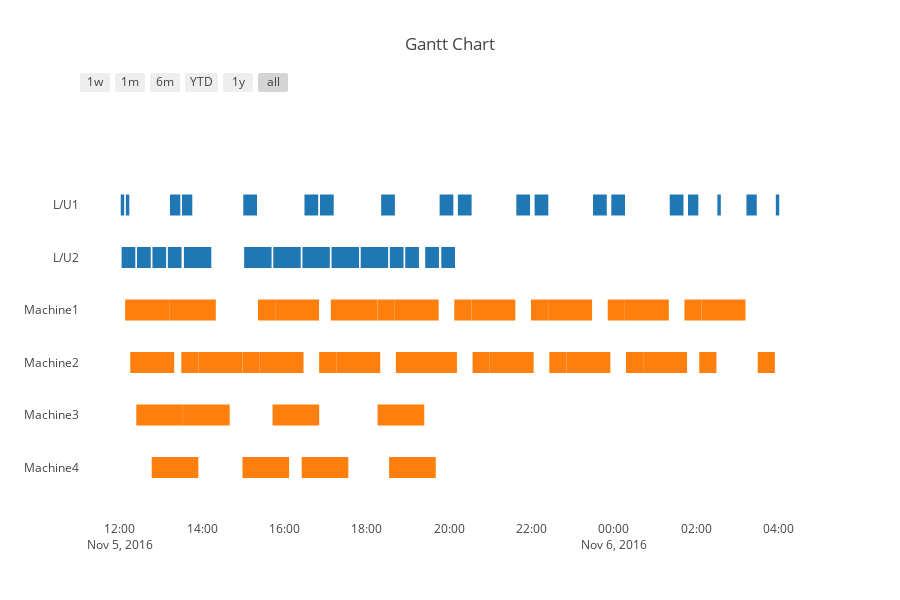

Notebook source saved alongside this figure:
### Code cell
plotly.offline.iplot(allocate.plot_simstat(simstat))

### Figure 1 — Plotly figure (JSON) as saved in the notebook; plotly's stock layout.template omitted (floating-point values rounded to 4 significant figures)
{"data": [{"marker": {"color": "white"}, "name": "", "x": ["2016-11-05 12:01:14", "2016-11-05 12:06:14"], "y": [5, 5]}, {"marker": {"color": "white"}, "name": "", "x": ["2016-11-05 12:02:28", "2016-11-05 12:22:28"], "y": [4, 4]}, {"marker": {"color": "white"}, "name": "", "x": ["2016-11-05 12:07:38", "2016-11-05 13:11:38"], "y": [3, 3]}, {"marker": {"color": "white"}, "name": "", "x": ["2016-11-05 12:08:42", "2016-11-05 12:13:42"], "y": [5, 5]}, {"marker": {"color": "white"}, "name": "", "x": ["2016-11-05 12:15:06", "2016-11-05 13:19:06"], "y": [2, 2]}, {"marker": {"color": "white"}, "name": "", "x": ["2016-11-05 12:23:52", "2016-11-05 13:31:52"], "y": [1, 1]}, {"marker": {"color": "white"}, "name": "", "x": ["2016-11-05 12:24:56", "2016-11-05 12:44:56"], "y": [4, 4]}, {"marker": {"color": "white"}, "name": "", "x": ["2016-11-05 12:46:20", "2016-11-05 13:54:20"], "y": [0, 0]}, {"marker": {"color": "white"}, "name": "", "x": ["2016-11-05 12:47:24", "2016-11-05 13:07:24"], "y": [4, 4]}, {"marker": {"color": "white"}, "name": "", "x": ["2016-11-05 13:09:52", "2016-11-05 13:29:52"], "y": [4, 4]}, {"marker": {"color": "white"}, "name": "", "x": ["2016-11-05 13:11:48", "2016-11-05 14:19:48"], "y": [3, 3]}, {"marker": {"color": "white"}, "name": "", "x": ["2016-11-05 13:13:02", "2016-11-05 13:28:02"], "y": [5, 5]}, {"marker": {"color": "white"}, "name": "", "x": ["2016-11-05 13:29:26", "2016-11-05 13:54:26"], "y": [2, 2]}, {"marker": {"color": "white"}, "name": "", "x": ["2016-11-05 13:30:30", "2016-11-05 13:45:30"], "y": [5, 5]}, {"marker": {"color": "white"}, "name": "", "x": ["2016-11-05 13:32:02", "2016-11-05 14:40:02"], "y": [1, 1]}, {"marker": {"color": "white"}, "name": "", "x": ["2016-11-05 13:33:16", "2016-11-05 14:13:16"], "y": [4, 4]}, {"marker": {"color": "white"}, "name": "", "x": ["2016-11-05 13:54:26", "2016-11-05 14:58:26"], "y": [2, 2]}, {"marker": {"color": "white"}, "name": "", "x": ["2016-11-05 14:58:36", "2016-11-05 15:23:36"], "y": [2, 2]}, {"marker": {"color": "white"}, "name": "", "x": ["2016-11-05 14:58:36", "2016-11-05 16:06:36"], "y": [0, 0]}, {"marker": {"color": "white"}, "name": "", "x": ["2016-11-05 14:59:50", "2016-11-05 15:19:50"], "y": [5, 5]}, {"marker": {"color": "white"}, "name": "", "x": ["2016-11-05 15:01:04", "2016-11-05 15:41:04"], "y": [4, 4]}, {"marker": {"color": "white"}, "name": "", "x": ["2016-11-05 15:21:14", "2016-11-05 15:46:14"], "y": [3, 3]}, {"marker": {"color": "white"}, "name": "", "x": ["2016-11-05 15:23:36", "2016-11-05 16:27:36"], "y": [2, 2]}, {"marker": {"color": "white"}, "name": "", "x": ["2016-11-05 15:42:28", "2016-11-05 16:50:28"], "y": [1, 1]}, {"marker": {"color": "white"}, "name": "", "x": ["2016-11-05 15:43:32", "2016-11-05 16:23:32"], "y": [4, 4]}, {"marker": {"color": "white"}, "name": "", "x": ["2016-11-05 15:46:14", "2016-11-05 16:50:14"], "y": [3, 3]}, {"marker": {"color": "white"}, "name": "", "x": ["2016-11-05 16:24:56", "2016-11-05 17:32:56"], "y": [0, 0]}, {"marker": {"color": "white"}, "name": "", "x": ["2016-11-05 16:26:00", "2016-11-05 17:06:00"], "y": [4, 4]}, {"marker": {"color": "white"}, "name": "", "x": ["2016-11-05 16:29:00", "2016-11-05 16:49:00"], "y": [5, 5]}, {"marker": {"color": "white"}, "name": "", "x": ["2016-11-05 16:50:24", "2016-11-05 17:15:24"], "y": [2, 2]}, {"marker": {"color": "white"}, "name": "", "x": ["2016-11-05 16:51:38", "2016-11-05 17:11:38"], "y": [5, 5]}, {"marker": {"color": "white"}, "name": "", "x": ["2016-11-05 17:07:24", "2016-11-05 18:15:24"], "y": [3, 3]}, {"marker": {"color": "white"}, "name": "", "x": ["2016-11-05 17:08:28", "2016-11-05 17:48:28"], "y": [4, 4]}, {"marker": {"color": "white"}, "name": "", "x": ["2016-11-05 17:15:24", "2016-11-05 18:19:24"], "y": [2, 2]}, {"marker": {"color": "white"}, "name": "", "x": ["2016-11-05 17:50:56", "2016-11-05 18:30:56"], "y": [4, 4]}, {"marker": {"color": "white"}, "name": "", "x": ["2016-11-05 18:15:34", "2016-11-05 18:40:34"], "y": [3, 3]}, {"marker": {"color": "white"}, "name": "", "x": ["2016-11-05 18:15:34", "2016-11-05 19:23:34"], "y": [1, 1]}, {"marker": {"color": "white"}, "name": "", "x": ["2016-11-05 18:20:48", "2016-11-05 18:40:48"], "y": [5, 5]}, {"marker": {"color": "white"}, "name": "", "x": ["2016-11-05 18:32:20", "2016-11-05 19:40:20"], "y": [0, 0]}, {"marker": {"color": "white"}, "name": "", "x": ["2016-11-05 18:33:24", "2016-11-05 18:53:24"], "y": [4, 4]}, {"marker": {"color": "white"}, "name": "", "x": ["2016-11-05 18:40:34", "2016-11-05 19:44:34"], "y": [3, 3]}, {"marker": {"color": "white"}, "name": "", "x": ["2016-11-05 18:42:12", "2016-11-05 19:07:12"], "y": [2, 2]}, {"marker": {"color": "white"}, "name": "", "x": ["2016-11-05 18:55:52", "2016-11-05 19:15:52"], "y": [4, 4]}, {"marker": {"color": "white"}, "name": "", "x": ["2016-11-05 19:07:12", "2016-11-05 20:11:12"], "y": [2, 2]}, {"marker": {"color": "white"}, "name": "", "x": ["2016-11-05 19:24:58", "2016-11-05 19:44:58"], "y": [4, 4]}, {"marker": {"color": "white"}, "name": "", "x": ["2016-11-05 19:45:58", "2016-11-05 20:05:58"], "y": [5, 5]}, {"marker": {"color": "white"}, "name": "", "x": ["2016-11-05 19:48:26", "2016-11-05 20:08:26"], "y": [4, 4]}, {"marker": {"color": "white"}, "name": "", "x": ["2016-11-05 20:07:22", "2016-11-05 20:32:22"], "y": [3, 3]}, {"marker": {"color": "white"}, "name": "", "x": ["2016-11-05 20:12:36", "2016-11-05 20:32:36"], "y": [5, 5]}, {"marker": {"color": "white"}, "name": "", "x": ["2016-11-05 20:32:22", "2016-11-05 21:36:22"], "y": [3, 3]}, {"marker": {"color": "white"}, "name": "", "x": ["2016-11-05 20:34:00", "2016-11-05 20:59:00"], "y": [2, 2]}, {"marker": {"color": "white"}, "name": "", "x": ["2016-11-05 20:59:00", "2016-11-05 22:03:00"], "y": [2, 2]}, {"marker": {"color": "white"}, "name": "", "x": ["2016-11-05 21:37:46", "2016-11-05 21:57:46"], "y": [5, 5]}, {"marker": {"color": "white"}, "name": "", "x": ["2016-11-05 21:59:10", "2016-11-05 22:24:10"], "y": [3, 3]}, {"marker": {"color": "white"}, "name": "", "x": ["2016-11-05 22:04:24", "2016-11-05 22:24:24"], "y": [5, 5]}, {"marker": {"color": "white"}, "name": "", "x": ["2016-11-05 22:24:10", "2016-11-05 23:28:10"], "y": [3, 3]}, {"marker": {"color": "white"}, "name": "", "x": ["2016-11-05 22:25:48", "2016-11-05 22:50:48"], "y": [2, 2]}, {"marker": {"color": "white"}, "name": "", "x": ["2016-11-05 22:50:48", "2016-11-05 23:54:48"], "y": [2, 2]}, {"marker": {"color": "white"}, "name": "", "x": ["2016-11-05 23:29:34", "2016-11-05 23:49:34"], "y": [5, 5]}, {"marker": {"color": "white"}, "name": "", "x": ["2016-11-05 23:50:58", "2016-11-06 00:15:58"], "y": [3, 3]}, {"marker": {"color": "white"}, "name": "", "x": ["2016-11-05 23:56:12", "2016-11-06 00:16:12"], "y": [5, 5]}, {"marker": {"color": "white"}, "name": "", "x": ["2016-11-06 00:15:58", "2016-11-06 01:19:58"], "y": [3, 3]}, {"marker": {"color": "white"}, "name": "", "x": ["2016-11-06 00:17:36", "2016-11-06 00:42:36"], "y": [2, 2]}, {"marker": {"color": "white"}, "name": "", "x": ["2016-11-06 00:42:36", "2016-11-06 01:46:36"], "y": [2, 2]}, {"marker": {"color": "white"}, "name": "", "x": ["2016-11-06 01:21:22", "2016-11-06 01:41:22"], "y": [5, 5]}, {"marker": {"color": "white"}, "name": "", "x": ["2016-11-06 01:42:46", "2016-11-06 02:07:46"], "y": [3, 3]}, {"marker": {"color": "white"}, "name": "", "x": ["2016-11-06 01:48:00", "2016-11-06 02:03:00"], "y": [5, 5]}, {"marker": {"color": "white"}, "name": "", "x": ["2016-11-06 02:04:24", "2016-11-06 02:29:24"], "y": [2, 2]}, {"marker": {"color": "white"}, "name": "", "x": ["2016-11-06 02:07:46", "2016-11-06 03:11:46"], "y": [3, 3]}, {"marker": {"color": "white"}, "name": "", "x": ["2016-11-06 02:30:48", "2016-11-06 02:35:48"], "y": [5, 5]}, {"marker": {"color": "white"}, "name": "", "x": ["2016-11-06 03:13:10", "2016-11-06 03:28:10"], "y": [5, 5]}, {"marker": {"color": "white"}, "name": "", "x": ["2016-11-06 03:29:34", "2016-11-06 03:54:34"], "y": [2, 2]}, {"marker": {"color": "white"}, "name": "", "x": ["2016-11-06 03:55:58", "2016-11-06 04:00:58"], "y": [5, 5]}], "layout": {"height": 600, "hovermode": "closest", "shapes": [{"fillcolor": "rgb(31, 119, 180)", "line": {"width": 0}, "opacity": 1, "type": "rect", "x0": "2016-11-05 12:01:14", "x1": "2016-11-05 12:06:14", "xref": "x", "y0": 4.8, "y1": 5.2, "yref": "y"}, {"fillcolor": "rgb(31, 119, 180)", "line": {"width": 0}, "opacity": 1, "type": "rect", "x0": "2016-11-05 12:02:28", "x1": "2016-11-05 12:22:28", "xref": "x", "y0": 3.8, "y1": 4.2, "yref": "y"}, {"fillcolor": "rgb(255, 127, 14)", "line": {"width": 0}, "opacity": 1, "type": "rect", "x0": "2016-11-05 12:07:38", "x1": "2016-11-05 13:11:38", "xref": "x", "y0": 2.8, "y1": 3.2, "yref": "y"}, {"fillcolor": "rgb(31, 119, 180)", "line": {"width": 0}, "opacity": 1, "type": "rect", "x0": "2016-11-05 12:08:42", "x1": "2016-11-05 12:13:42", "xref": "x", "y0": 4.8, "y1": 5.2, "yref": "y"}, {"fillcolor": "rgb(255, 127, 14)", "line": {"width": 0}, "opacity": 1, "type": "rect", "x0": "2016-11-05 12:15:06", "x1": "2016-11-05 13:19:06", "xref": "x", "y0": 1.8, "y1": 2.2, "yref": "y"}, {"fillcolor": "rgb(255, 127, 14)", "line": {"width": 0}, "opacity": 1, "type": "rect", "x0": "2016-11-05 12:23:52", "x1": "2016-11-05 13:31:52", "xref": "x", "y0": 0.8, "y1": 1.2, "yref": "y"}, {"fillcolor": "rgb(31, 119, 180)", "line": {"width": 0}, "opacity": 1, "type": "rect", "x0": "2016-11-05 12:24:56", "x1": "2016-11-05 12:44:56", "xref": "x", "y0": 3.8, "y1": 4.2, "yref": "y"}, {"fillcolor": "rgb(255, 127, 14)", "line": {"width": 0}, "opacity": 1, "type": "rect", "x0": "2016-11-05 12:46:20", "x1": "2016-11-05 13:54:20", "xref": "x", "y0": -0.2, "y1": 0.2, "yref": "y"}, {"fillcolor": "rgb(31, 119, 180)", "line": {"width": 0}, "opacity": 1, "type": "rect", "x0": "2016-11-05 12:47:24", "x1": "2016-11-05 13:07:24", "xref": "x", "y0": 3.8, "y1": 4.2, "yref": "y"}, {"fillcolor": "rgb(31, 119, 180)", "line": {"width": 0}, "opacity": 1, "type": "rect", "x0": "2016-11-05 13:09:52", "x1": "2016-11-05 13:29:52", "xref": "x", "y0": 3.8, "y1": 4.2, "yref": "y"}, {"fillcolor": "rgb(255, 127, 14)", "line": {"width": 0}, "opacity": 1, "type": "rect", "x0": "2016-11-05 13:11:48", "x1": "2016-11-05 14:19:48", "xref": "x", "y0": 2.8, "y1": 3.2, "yref": "y"}, {"fillcolor": "rgb(31, 119, 180)", "line": {"width": 0}, "opacity": 1, "type": "rect", "x0": "2016-11-05 13:13:02", "x1": "2016-11-05 13:28:02", "xref": "x", "y0": 4.8, "y1": 5.2, "yref": "y"}, {"fillcolor": "rgb(255, 127, 14)", "line": {"width": 0}, "opacity": 1, "type": "rect", "x0": "2016-11-05 13:29:26", "x1": "2016-11-05 13:54:26", "xref": "x", "y0": 1.8, "y1": 2.2, "yref": "y"}, {"fillcolor": "rgb(31, 119, 180)", "line": {"width": 0}, "opacity": 1, "type": "rect", "x0": "2016-11-05 13:30:30", "x1": "2016-11-05 13:45:30", "xref": "x", "y0": 4.8, "y1": 5.2, "yref": "y"}, {"fillcolor": "rgb(255, 127, 14)", "line": {"width": 0}, "opacity": 1, "type": "rect", "x0": "2016-11-05 13:32:02", "x1": "2016-11-05 14:40:02", "xref": "x", "y0": 0.8, "y1": 1.2, "yref": "y"}, {"fillcolor": "rgb(31, 119, 180)", "line": {"width": 0}, "opacity": 1, "type": "rect", "x0": "2016-11-05 13:33:16", "x1": "2016-11-05 14:13:16", "xref": "x", "y0": 3.8, "y1": 4.2, "yref": "y"}, {"fillcolor": "rgb(255, 127, 14)", "line": {"width": 0}, "opacity": 1, "type": "rect", "x0": "2016-11-05 13:54:26", "x1": "2016-11-05 14:58:26", "xref": "x", "y0": 1.8, "y1": 2.2, "yref": "y"}, {"fillcolor": "rgb(255, 127, 14)", "line": {"width": 0}, "opacity": 1, "type": "rect", "x0": "2016-11-05 14:58:36", "x1": "2016-11-05 15:23:36", "xref": "x", "y0": 1.8, "y1": 2.2, "yref": "y"}, {"fillcolor": "rgb(255, 127, 14)", "line": {"width": 0}, "opacity": 1, "type": "rect", "x0": "2016-11-05 14:58:36", "x1": "2016-11-05 16:06:36", "xref": "x", "y0": -0.2, "y1": 0.2, "yref": "y"}, {"fillcolor": "rgb(31, 119, 180)", "line": {"width": 0}, "opacity": 1, "type": "rect", "x0": "2016-11-05 14:59:50", "x1": "2016-11-05 15:19:50", "xref": "x", "y0": 4.8, "y1": 5.2, "yref": "y"}, {"fillcolor": "rgb(31, 119, 180)", "line": {"width": 0}, "opacity": 1, "type": "rect", "x0": "2016-11-05 15:01:04", "x1": "2016-11-05 15:41:04", "xref": "x", "y0": 3.8, "y1": 4.2, "yref": "y"}, {"fillcolor": "rgb(255, 127, 14)", "line": {"width": 0}, "opacity": 1, "type": "rect", "x0": "2016-11-05 15:21:14", "x1": "2016-11-05 15:46:14", "xref": "x", "y0": 2.8, "y1": 3.2, "yref": "y"}, {"fillcolor": "rgb(255, 127, 14)", "line": {"width": 0}, "opacity": 1, "type": "rect", "x0": "2016-11-05 15:23:36", "x1": "2016-11-05 16:27:36", "xref": "x", "y0": 1.8, "y1": 2.2, "yref": "y"}, {"fillcolor": "rgb(255, 127, 14)", "line": {"width": 0}, "opacity": 1, "type": "rect", "x0": "2016-11-05 15:42:28", "x1": "2016-11-05 16:50:28", "xref": "x", "y0": 0.8, "y1": 1.2, "yref": "y"}, {"fillcolor": "rgb(31, 119, 180)", "line": {"width": 0}, "opacity": 1, "type": "rect", "x0": "2016-11-05 15:43:32", "x1": "2016-11-05 16:23:32", "xref": "x", "y0": 3.8, "y1": 4.2, "yref": "y"}, {"fillcolor": "rgb(255, 127, 14)", "line": {"width": 0}, "opacity": 1, "type": "rect", "x0": "2016-11-05 15:46:14", "x1": "2016-11-05 16:50:14", "xref": "x", "y0": 2.8, "y1": 3.2, "yref": "y"}, {"fillcolor": "rgb(255, 127, 14)", "line": {"width": 0}, "opacity": 1, "type": "rect", "x0": "2016-11-05 16:24:56", "x1": "2016-11-05 17:32:56", "xref": "x", "y0": -0.2, "y1": 0.2, "yref": "y"}, {"fillcolor": "rgb(31, 119, 180)", "line": {"width": 0}, "opacity": 1, "type": "rect", "x0": "2016-11-05 16:26:00", "x1": "2016-11-05 17:06:00", "xref": "x", "y0": 3.8, "y1": 4.2, "yref": "y"}, {"fillcolor": "rgb(31, 119, 180)", "line": {"width": 0}, "opacity": 1, "type": "rect", "x0": "2016-11-05 16:29:00", "x1": "2016-11-05 16:49:00", "xref": "x", "y0": 4.8, "y1": 5.2, "yref": "y"}, {"fillcolor": "rgb(255, 127, 14)", "line": {"width": 0}, "opacity": 1, "type": "rect", "x0": "2016-11-05 16:50:24", "x1": "2016-11-05 17:15:24", "xref": "x", "y0": 1.8, "y1": 2.2, "yref": "y"}, {"fillcolor": "rgb(31, 119, 180)", "line": {"width": 0}, "opacity": 1, "type": "rect", "x0": "2016-11-05 16:51:38", "x1": "2016-11-05 17:11:38", "xref": "x", "y0": 4.8, "y1": 5.2, "yref": "y"}, {"fillcolor": "rgb(255, 127, 14)", "line": {"width": 0}, "opacity": 1, "type": "rect", "x0": "2016-11-05 17:07:24", "x1": "2016-11-05 18:15:24", "xref": "x", "y0": 2.8, "y1": 3.2, "yref": "y"}, {"fillcolor": "rgb(31, 119, 180)", "line": {"width": 0}, "opacity": 1, "type": "rect", "x0": "2016-11-05 17:08:28", "x1": "2016-11-05 17:48:28", "xref": "x", "y0": 3.8, "y1": 4.2, "yref": "y"}, {"fillcolor": "rgb(255, 127, 14)", "line": {"width": 0}, "opacity": 1, "type": "rect", "x0": "2016-11-05 17:15:24", "x1": "2016-11-05 18:19:24", "xref": "x", "y0": 1.8, "y1": 2.2, "yref": "y"}, {"fillcolor": "rgb(31, 119, 180)", "line": {"width": 0}, "opacity": 1, "type": "rect", "x0": "2016-11-05 17:50:56", "x1": "2016-11-05 18:30:56", "xref": "x", "y0": 3.8, "y1": 4.2, "yref": "y"}, {"fillcolor": "rgb(255, 127, 14)", "line": {"width": 0}, "opacity": 1, "type": "rect", "x0": "2016-11-05 18:15:34", "x1": "2016-11-05 18:40:34", "xref": "x", "y0": 2.8, "y1": 3.2, "yref": "y"}, {"fillcolor": "rgb(255, 127, 14)", "line": {"width": 0}, "opacity": 1, "type": "rect", "x0": "2016-11-05 18:15:34", "x1": "2016-11-05 19:23:34", "xref": "x", "y0": 0.8, "y1": 1.2, "yref": "y"}, {"fillcolor": "rgb(31, 119, 180)", "line": {"width": 0}, "opacity": 1, "type": "rect", "x0": "2016-11-05 18:20:48", "x1": "2016-11-05 18:40:48", "xref": "x", "y0": 4.8, "y1": 5.2, "yref": "y"}, {"fillcolor": "rgb(255, 127, 14)", "line": {"width": 0}, "opacity": 1, "type": "rect", "x0": "2016-11-05 18:32:20", "x1": "2016-11-05 19:40:20", "xref": "x", "y0": -0.2, "y1": 0.2, "yref": "y"}, {"fillcolor": "rgb(31, 119, 180)", "line": {"width": 0}, "opacity": 1, "type": "rect", "x0": "2016-11-05 18:33:24", "x1": "2016-11-05 18:53:24", "xref": "x", "y0": 3.8, "y1": 4.2, "yref": "y"}, {"fillcolor": "rgb(255, 127, 14)", "line": {"width": 0}, "opacity": 1, "type": "rect", "x0": "2016-11-05 18:40:34", "x1": "2016-11-05 19:44:34", "xref": "x", "y0": 2.8, "y1": 3.2, "yref": "y"}, {"fillcolor": "rgb(255, 127, 14)", "line": {"width": 0}, "opacity": 1, "type": "rect", "x0": "2016-11-05 18:42:12", "x1": "2016-11-05 19:07:12", "xref": "x", "y0": 1.8, "y1": 2.2, "yref": "y"}, {"fillcolor": "rgb(31, 119, 180)", "line": {"width": 0}, "opacity": 1, "type": "rect", "x0": "2016-11-05 18:55:52", "x1": "2016-11-05 19:15:52", "xref": "x", "y0": 3.8, "y1": 4.2, "yref": "y"}, {"fillcolor": "rgb(255, 127, 14)", "line": {"width": 0}, "opacity": 1, "type": "rect", "x0": "2016-11-05 19:07:12", "x1": "2016-11-05 20:11:12", "xref": "x", "y0": 1.8, "y1": 2.2, "yref": "y"}, {"fillcolor": "rgb(31, 119, 180)", "line": {"width": 0}, "opacity": 1, "type": "rect", "x0": "2016-11-05 19:24:58", "x1": "2016-11-05 19:44:58", "xref": "x", "y0": 3.8, "y1": 4.2, "yref": "y"}, {"fillcolor": "rgb(31, 119, 180)", "line": {"width": 0}, "opacity": 1, "type": "rect", "x0": "2016-11-05 19:45:58", "x1": "2016-11-05 20:05:58", "xref": "x", "y0": 4.8, "y1": 5.2, "yref": "y"}, {"fillcolor": "rgb(31, 119, 180)", "line": {"width": 0}, "opacity": 1, "type": "rect", "x0": "2016-11-05 19:48:26", "x1": "2016-11-05 20:08:26", "xref": "x", "y0": 3.8, "y1": 4.2, "yref": "y"}, {"fillcolor": "rgb(255, 127, 14)", "line": {"width": 0}, "opacity": 1, "type": "rect", "x0": "2016-11-05 20:07:22", "x1": "2016-11-05 20:32:22", "xref": "x", "y0": 2.8, "y1": 3.2, "yref": "y"}, {"fillcolor": "rgb(31, 119, 180)", "line": {"width": 0}, "opacity": 1, "type": "rect", "x0": "2016-11-05 20:12:36", "x1": "2016-11-05 20:32:36", "xref": "x", "y0": 4.8, "y1": 5.2, "yref": "y"}, {"fillcolor": "rgb(255, 127, 14)", "line": {"width": 0}, "opacity": 1, "type": "rect", "x0": "2016-11-05 20:32:22", "x1": "2016-11-05 21:36:22", "xref": "x", "y0": 2.8, "y1": 3.2, "yref": "y"}, {"fillcolor": "rgb(255, 127, 14)", "line": {"width": 0}, "opacity": 1, "type": "rect", "x0": "2016-11-05 20:34:00", "x1": "2016-11-05 20:59:00", "xref": "x", "y0": 1.8, "y1": 2.2, "yref": "y"}, {"fillcolor": "rgb(255, 127, 14)", "line": {"width": 0}, "opacity": 1, "type": "rect", "x0": "2016-11-05 20:59:00", "x1": "2016-11-05 22:03:00", "xref": "x", "y0": 1.8, "y1": 2.2, "yref": "y"}, {"fillcolor": "rgb(31, 119, 180)", "line": {"width": 0}, "opacity": 1, "type": "rect", "x0": "2016-11-05 21:37:46", "x1": "2016-11-05 21:57:46", "xref": "x", "y0": 4.8, "y1": 5.2, "yref": "y"}, {"fillcolor": "rgb(255, 127, 14)", "line": {"width": 0}, "opacity": 1, "type": "rect", "x0": "2016-11-05 21:59:10", "x1": "2016-11-05 22:24:10", "xref": "x", "y0": 2.8, "y1": 3.2, "yref": "y"}, {"fillcolor": "rgb(31, 119, 180)", "line": {"width": 0}, "opacity": 1, "type": "rect", "x0": "2016-11-05 22:04:24", "x1": "2016-11-05 22:24:24", "xref": "x", "y0": 4.8, "y1": 5.2, "yref": "y"}, {"fillcolor": "rgb(255, 127, 14)", "line": {"width": 0}, "opacity": 1, "type": "rect", "x0": "2016-11-05 22:24:10", "x1": "2016-11-05 23:28:10", "xref": "x", "y0": 2.8, "y1": 3.2, "yref": "y"}, {"fillcolor": "rgb(255, 127, 14)", "line": {"width": 0}, "opacity": 1, "type": "rect", "x0": "2016-11-05 22:25:48", "x1": "2016-11-05 22:50:48", "xref": "x", "y0": 1.8, "y1": 2.2, "yref": "y"}, {"fillcolor": "rgb(255, 127, 14)", "line": {"width": 0}, "opacity": 1, "type": "rect", "x0": "2016-11-05 22:50:48", "x1": "2016-11-05 23:54:48", "xref": "x", "y0": 1.8, "y1": 2.2, "yref": "y"}, {"fillcolor": "rgb(31, 119, 180)", "line": {"width": 0}, "opacity": 1, "type": "rect", "x0": "2016-11-05 23:29:34", "x1": "2016-11-05 23:49:34", "xref": "x", "y0": 4.8, "y1": 5.2, "yref": "y"}, {"fillcolor": "rgb(255, 127, 14)", "line": {"width": 0}, "opacity": 1, "type": "rect", "x0": "2016-11-05 23:50:58", "x1": "2016-11-06 00:15:58", "xref": "x", "y0": 2.8, "y1": 3.2, "yref": "y"}, {"fillcolor": "rgb(31, 119, 180)", "line": {"width": 0}, "opacity": 1, "type": "rect", "x0": "2016-11-05 23:56:12", "x1": "2016-11-06 00:16:12", "xref": "x", "y0": 4.8, "y1": 5.2, "yref": "y"}, {"fillcolor": "rgb(255, 127, 14)", "line": {"width": 0}, "opacity": 1, "type": "rect", "x0": "2016-11-06 00:15:58", "x1": "2016-11-06 01:19:58", "xref": "x", "y0": 2.8, "y1": 3.2, "yref": "y"}, {"fillcolor": "rgb(255, 127, 14)", "line": {"width": 0}, "opacity": 1, "type": "rect", "x0": "2016-11-06 00:17:36", "x1": "2016-11-06 00:42:36", "xref": "x", "y0": 1.8, "y1": 2.2, "yref": "y"}, {"fillcolor": "rgb(255, 127, 14)", "line": {"width": 0}, "opacity": 1, "type": "rect", "x0": "2016-11-06 00:42:36", "x1": "2016-11-06 01:46:36", "xref": "x", "y0": 1.8, "y1": 2.2, "yref": "y"}, {"fillcolor": "rgb(31, 119, 180)", "line": {"width": 0}, "opacity": 1, "type": "rect", "x0": "2016-11-06 01:21:22", "x1": "2016-11-06 01:41:22", "xref": "x", "y0": 4.8, "y1": 5.2, "yref": "y"}, {"fillcolor": "rgb(255, 127, 14)", "line": {"width": 0}, "opacity": 1, "type": "rect", "x0": "2016-11-06 01:42:46", "x1": "2016-11-06 02:07:46", "xref": "x", "y0": 2.8, "y1": 3.2, "yref": "y"}, {"fillcolor": "rgb(31, 119, 180)", "line": {"width": 0}, "opacity": 1, "type": "rect", "x0": "2016-11-06 01:48:00", "x1": "2016-11-06 02:03:00", "xref": "x", "y0": 4.8, "y1": 5.2, "yref": "y"}, {"fillcolor": "rgb(255, 127, 14)", "line": {"width": 0}, "opacity": 1, "type": "rect", "x0": "2016-11-06 02:04:24", "x1": "2016-11-06 02:29:24", "xref": "x", "y0": 1.8, "y1": 2.2, "yref": "y"}, {"fillcolor": "rgb(255, 127, 14)", "line": {"width": 0}, "opacity": 1, "type": "rect", "x0": "2016-11-06 02:07:46", "x1": "2016-11-06 03:11:46", "xref": "x", "y0": 2.8, "y1": 3.2, "yref": "y"}, {"fillcolor": "rgb(31, 119, 180)", "line": {"width": 0}, "opacity": 1, "type": "rect", "x0": "2016-11-06 02:30:48", "x1": "2016-11-06 02:35:48", "xref": "x", "y0": 4.8, "y1": 5.2, "yref": "y"}, {"fillcolor": "rgb(31, 119, 180)", "line": {"width": 0}, "opacity": 1, "type": "rect", "x0": "2016-11-06 03:13:10", "x1": "2016-11-06 03:28:10", "xref": "x", "y0": 4.8, "y1": 5.2, "yref": "y"}, {"fillcolor": "rgb(255, 127, 14)", "line": {"width": 0}, "opacity": 1, "type": "rect", "x0": "2016-11-06 03:29:34", "x1": "2016-11-06 03:54:34", "xref": "x", "y0": 1.8, "y1": 2.2, "yref": "y"}, {"fillcolor": "rgb(31, 119, 180)", "line": {"width": 0}, "opacity": 1, "type": "rect", "x0": "2016-11-06 03:55:58", "x1": "2016-11-06 04:00:58", "xref": "x", "y0": 4.8, "y1": 5.2, "yref": "y"}], "showlegend": false, "title": "Gantt Chart", "width": 900, "xaxis": {"rangeselector": {"buttons": [{"count": 7, "label": "1w", "step": "day", "stepmode": "backward"}, {"count": 1, "label": "1m", "step": "month", "stepmode": "backward"}, {"count": 6, "label": "6m", "step": "month", "stepmode": "backward"}, {"count": 1, "label": "YTD", "step": "year", "stepmode": "todate"}, {"count": 1, "label": "1y", "step": "year", "stepmode": "backward"}, {"step": "all"}]}, "showgrid": false, "type": "date", "zeroline": false}, "yaxis": {"autorange": false, "range": [-1, 7], "showgrid": false, "ticktext": ["Machine4", "Machine3", "Machine2", "Machine1", "L/U2", "L/U1"], "tickvals": [0, 1, 2, 3, 4, 5], "zeroline": false}}}
